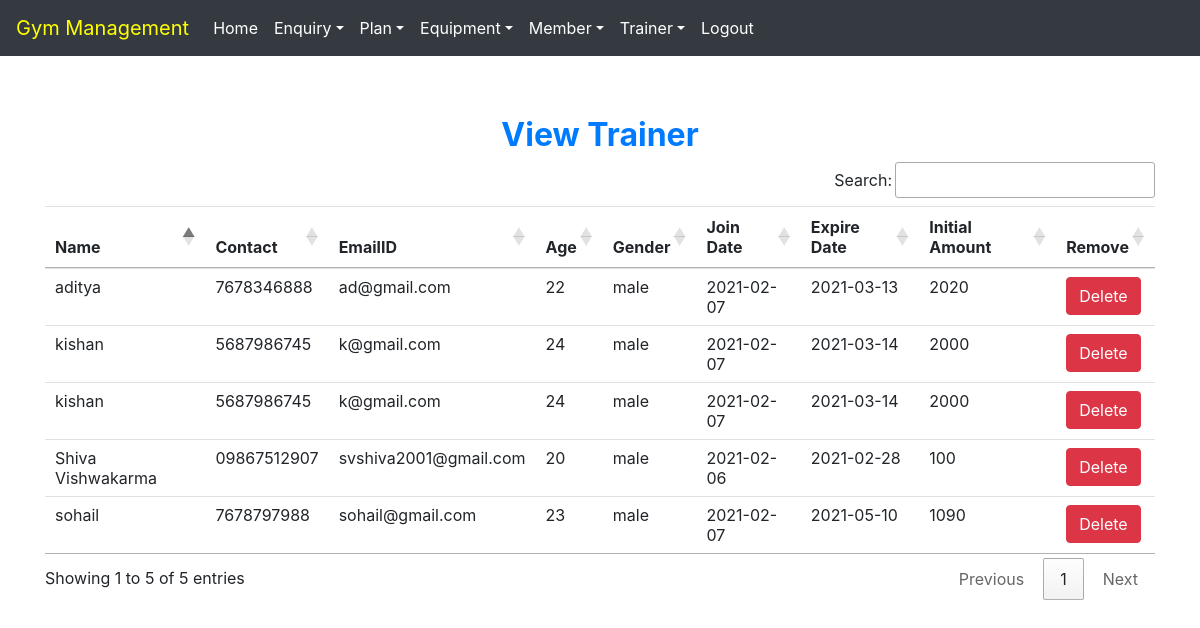
/view_trainer (signed in), run on the app's committed database.
### gym/models.py (models this page shows, shortened)
class Trainer(models.Model):
    name = models.CharField(max_length=50)
    contact = models.CharField(max_length=10)
    emailid = models.CharField(max_length=50)
    age = models.CharField(max_length=10)
    gender = models.CharField(max_length=10)
    plan = models.CharField(max_length=40)
    joindate = models.CharField(max_length=40)
    expiredate = models.CharField(max_length=40)
    initialamount = models.CharField(max_length=10)

### gym/views.py (the view)
# urls.py: path('view_trainer', View_Trainer, name='view_trainer'),
def View_Trainer(request):
    if not request.user.is_staff:
        return redirect('login')
    trainer = Trainer.objects.all()
    d = {'trainer': trainer}
    return render(request, "view_trainer.html", d)

### gym/templates/view_trainer.html (shortened to what this page needs)
{% extends 'navigationbar.html' %}
{% block body %}
<div class="container" style="margin-top:60px">
    <h2 class="text-center text-primary font-weight-bold">View Trainer</h2>
    <table id="example" class="table table-hover">
        <thead>
        <tr>
            <th>Name</th>
            <th>Contact</th>
            <th>EmailID</th>
            <th>Age</th>
            <th>Gender</th>
            <th>Join Date</th>
            <th>Expire Date</th>
            <th>Initial Amount</th>
            <th>Remove</th>
        </tr>
        </thead>
        <tbody>
        {% for i in trainer %}
        <tr>
            <td>{{i.name}}</td>
            <td>{{i.contact}}</td>
            <td>{{i.emailid}}</td>
            <td>{{i.age}}</td>
            <td>{{i.gender}}</td>
            <td>{{i.joindate}}</td>
            <td>{{i.expiredate}}</td>
            <td>{{i.initialamount}}</td>
            <td><a class="btn btn-danger" href="{% url 'delete_trainer' i.id %}" onclick="return confirm('Are you sure to delete?')">Delete</a> </td>
        </tr>
        {% endfor %}
    </table>
</div>
{% endblock %}

### gym/templates/navigationbar.html (shortened to what this page needs)
{% load static %}
<html>
<head>
  <link rel="stylesheet" href="https://maxcdn.bootstrapcdn.com/bootstrap/4.5.2/css/bootstrap.min.css">
  <link rel="stylesheet" href="{% static 'css/mystyle.css' %}">
    <link rel="stylesheet" href="https://cdn.datatables.net/1.10.22/css/jquery.dataTables.min.css">
    <link rel="stylesheet" href="https://cdn.datatables.net/buttons/1.6.4/css/buttons.dataTables.min.css">
</head>
<body>
<nav class="navbar navbar-expand-md bg-dark navbar-dark">
  <a class="navbar-brand" href="" style="color:yellow;">Gym Management</a>
  <div class="collapse navbar-collapse" id="abc">
    <ul class="navbar-nav">
       {% if request.user.is_staff %}
      <li class="nav-item"><a class="nav-link" href="{% url 'home' %}">Home</a></li>
      <li class="nav-item dropdown">
          <a class="nav-link dropdown-toggle" data-toggle="dropdown" href="#">Enquiry</a>
      </li>
      <li class="nav-item dropdown">
          <a class="nav-link dropdown-toggle" data-toggle="dropdown" href="#">Plan</a>
      </li>
      <li class="nav-item dropdown">
          <a class="nav-link dropdown-toggle" data-toggle="dropdown" href="#">Equipment</a>
      </li>
      <li class="nav-item dropdown">
          <a class="nav-link dropdown-toggle" data-toggle="dropdown" href="#">Member</a>
      </li>
        <li class="nav-item dropdown">
          <a class="nav-link dropdown-toggle" data-toggle="dropdown" href="#">Trainer</a>
      </li>
      <li class="nav-item"><a class="nav-link" href="{% url 'logout' %}">Logout</a></li>
        {% endif %}
    </ul>
  </div>
</nav>
</body>
</html>
{% block body %}
{% endblock %}

### gym/static/css/mystyle.css (style rules this page uses)
.nav-link { color: white !important; }

### data on the page
Trainer: name "Shiva Vishwakarma", contact "09867512907", emailid "svshiva2001@gmail.com", age "20", gender "male", joindate "2021-02-06", expiredate "2021-02-28", initialamount "100"
Trainer: name "sohail", contact "7678797988", emailid "sohail@gmail.com", age "23", gender "male", joindate "2021-02-07", expiredate "2021-05-10", initialamount "1090"
Trainer: name "kishan", contact "5687986745", emailid "k@gmail.com", age "24", gender "male", joindate "2021-02-07", expiredate "2021-03-14", initialamount "2000"
Trainer: name "kishan", contact "5687986745", emailid "k@gmail.com", age "24", gender "male", joindate "2021-02-07", expiredate "2021-03-14", initialamount "2000"
Trainer: name "aditya", contact "7678346888", emailid "ad@gmail.com", age "22", gender "male", joindate "2021-02-07", expiredate "2021-03-13", initialamount "2020"
